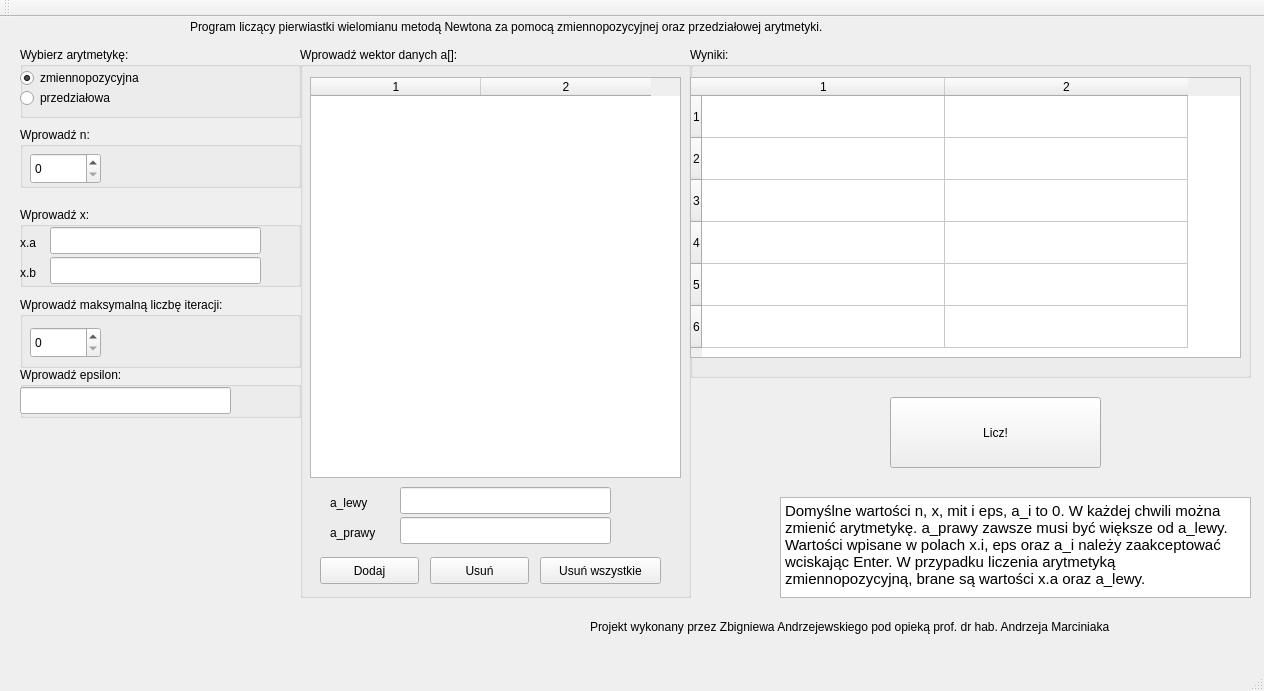
<?xml version="1.0" encoding="UTF-8"?>
<ui version="4.0">
 <class>MainWindow</class>
 <widget class="QMainWindow" name="MainWindow">
  <property name="geometry">
   <rect>
    <x>0</x>
    <y>0</y>
    <width>1264</width>
    <height>691</height>
   </rect>
  </property>
  <property name="windowTitle">
   <string>MainWindow</string>
  </property>
  <widget class="QWidget" name="centralWidget">
   <widget class="QLabel" name="title">
    <property name="geometry">
     <rect>
      <x>190</x>
      <y>0</y>
      <width>821</width>
      <height>20</height>
     </rect>
    </property>
    <property name="text">
     <string>Program liczący pierwiastki wielomianu metodą Newtona za pomocą zmiennopozycyjnej oraz przedziałowej arytmetyki.</string>
    </property>
   </widget>
   <widget class="QGroupBox" name="boxArithmeticChoice">
    <property name="geometry">
     <rect>
      <x>20</x>
      <y>30</y>
      <width>281</width>
      <height>71</height>
     </rect>
    </property>
    <property name="title">
     <string>Wybierz arytmetykę:</string>
    </property>
    <widget class="QRadioButton" name="radioButtonArithmeticNormal">
     <property name="geometry">
      <rect>
       <x>0</x>
       <y>20</y>
       <width>161</width>
       <height>22</height>
      </rect>
     </property>
     <property name="text">
      <string>zmiennopozycyjna</string>
     </property>
     <property name="checked">
      <bool>true</bool>
     </property>
    </widget>
    <widget class="QRadioButton" name="radioButtonArithmeticInterval">
     <property name="geometry">
      <rect>
       <x>0</x>
       <y>40</y>
       <width>117</width>
       <height>22</height>
      </rect>
     </property>
     <property name="text">
      <string>przedziałowa</string>
     </property>
    </widget>
   </widget>
   <widget class="QGroupBox" name="boxNChoice">
    <property name="geometry">
     <rect>
      <x>20</x>
      <y>110</y>
      <width>281</width>
      <height>61</height>
     </rect>
    </property>
    <property name="title">
     <string>Wprowadź n:</string>
    </property>
    <widget class="QSpinBox" name="spinBoxN">
     <property name="geometry">
      <rect>
       <x>10</x>
       <y>26</y>
       <width>71</width>
       <height>31</height>
      </rect>
     </property>
     <property name="maximum">
      <number>9999</number>
     </property>
    </widget>
   </widget>
   <widget class="QGroupBox" name="boxXChoice">
    <property name="geometry">
     <rect>
      <x>20</x>
      <y>190</y>
      <width>281</width>
      <height>80</height>
     </rect>
    </property>
    <property name="title">
     <string>Wprowadź x:</string>
    </property>
    <widget class="QLineEdit" name="lineEditX_a">
     <property name="geometry">
      <rect>
       <x>30</x>
       <y>20</y>
       <width>211</width>
       <height>27</height>
      </rect>
     </property>
     <property name="inputMethodHints">
      <set>Qt::ImhNone</set>
     </property>
     <property name="maxLength">
      <number>21</number>
     </property>
    </widget>
    <widget class="QLineEdit" name="lineEditX_b">
     <property name="geometry">
      <rect>
       <x>30</x>
       <y>50</y>
       <width>211</width>
       <height>27</height>
      </rect>
     </property>
     <property name="inputMethodHints">
      <set>Qt::ImhNone</set>
     </property>
     <property name="maxLength">
      <number>21</number>
     </property>
    </widget>
    <widget class="QLabel" name="labelX_a">
     <property name="geometry">
      <rect>
       <x>0</x>
       <y>20</y>
       <width>41</width>
       <height>31</height>
      </rect>
     </property>
     <property name="text">
      <string>x.a</string>
     </property>
    </widget>
    <widget class="QLabel" name="labelX_b">
     <property name="geometry">
      <rect>
       <x>0</x>
       <y>50</y>
       <width>41</width>
       <height>31</height>
      </rect>
     </property>
     <property name="text">
      <string>x.b</string>
     </property>
    </widget>
   </widget>
   <widget class="QGroupBox" name="boxMitChoice">
    <property name="geometry">
     <rect>
      <x>20</x>
      <y>280</y>
      <width>281</width>
      <height>71</height>
     </rect>
    </property>
    <property name="title">
     <string>Wprowadź maksymalną liczbę iteracji:</string>
    </property>
    <widget class="QSpinBox" name="spinBoxMit">
     <property name="geometry">
      <rect>
       <x>10</x>
       <y>30</y>
       <width>71</width>
       <height>31</height>
      </rect>
     </property>
     <property name="maximum">
      <number>9999</number>
     </property>
    </widget>
   </widget>
   <widget class="QGroupBox" name="boxEpsChoice">
    <property name="geometry">
     <rect>
      <x>20</x>
      <y>350</y>
      <width>281</width>
      <height>51</height>
     </rect>
    </property>
    <property name="title">
     <string>Wprowadź epsilon:</string>
    </property>
    <widget class="QLineEdit" name="lineEditEps">
     <property name="geometry">
      <rect>
       <x>0</x>
       <y>20</y>
       <width>211</width>
       <height>27</height>
      </rect>
     </property>
     <property name="inputMethodHints">
      <set>Qt::ImhNone</set>
     </property>
     <property name="maxLength">
      <number>21</number>
     </property>
    </widget>
   </widget>
   <widget class="QGroupBox" name="boxVector">
    <property name="geometry">
     <rect>
      <x>300</x>
      <y>30</y>
      <width>391</width>
      <height>551</height>
     </rect>
    </property>
    <property name="title">
     <string>Wprowadź wektor danych a[]:</string>
    </property>
    <widget class="QPushButton" name="pushButtonAiAdd">
     <property name="geometry">
      <rect>
       <x>20</x>
       <y>510</y>
       <width>99</width>
       <height>27</height>
      </rect>
     </property>
     <property name="text">
      <string>Dodaj</string>
     </property>
    </widget>
    <widget class="QPushButton" name="pushButtonAiRemove">
     <property name="geometry">
      <rect>
       <x>130</x>
       <y>510</y>
       <width>99</width>
       <height>27</height>
      </rect>
     </property>
     <property name="text">
      <string>Usuń</string>
     </property>
    </widget>
    <widget class="QTableWidget" name="tableWidgetVector">
     <property name="geometry">
      <rect>
       <x>10</x>
       <y>30</y>
       <width>371</width>
       <height>401</height>
      </rect>
     </property>
     <property name="columnCount">
      <number>2</number>
     </property>
     <attribute name="horizontalHeaderDefaultSectionSize">
      <number>170</number>
     </attribute>
     <attribute name="horizontalHeaderMinimumSectionSize">
      <number>57</number>
     </attribute>
     <column/>
     <column/>
    </widget>
    <widget class="QPushButton" name="pushButtonRemoveAll">
     <property name="geometry">
      <rect>
       <x>240</x>
       <y>510</y>
       <width>121</width>
       <height>27</height>
      </rect>
     </property>
     <property name="text">
      <string>Usuń wszystkie</string>
     </property>
    </widget>
    <widget class="QLineEdit" name="lineEditAi_a">
     <property name="geometry">
      <rect>
       <x>100</x>
       <y>440</y>
       <width>211</width>
       <height>27</height>
      </rect>
     </property>
     <property name="inputMethodHints">
      <set>Qt::ImhNone</set>
     </property>
     <property name="maxLength">
      <number>21</number>
     </property>
    </widget>
    <widget class="QLineEdit" name="lineEditAi_b">
     <property name="geometry">
      <rect>
       <x>100</x>
       <y>470</y>
       <width>211</width>
       <height>27</height>
      </rect>
     </property>
     <property name="inputMethodHints">
      <set>Qt::ImhNone</set>
     </property>
     <property name="maxLength">
      <number>21</number>
     </property>
    </widget>
    <widget class="QLabel" name="labelAi_a">
     <property name="geometry">
      <rect>
       <x>30</x>
       <y>440</y>
       <width>61</width>
       <height>31</height>
      </rect>
     </property>
     <property name="text">
      <string>a_lewy</string>
     </property>
    </widget>
    <widget class="QLabel" name="labelAi_b">
     <property name="geometry">
      <rect>
       <x>30</x>
       <y>470</y>
       <width>71</width>
       <height>31</height>
      </rect>
     </property>
     <property name="text">
      <string>a_prawy</string>
     </property>
    </widget>
   </widget>
   <widget class="QGroupBox" name="boxResults">
    <property name="geometry">
     <rect>
      <x>690</x>
      <y>30</y>
      <width>561</width>
      <height>331</height>
     </rect>
    </property>
    <property name="title">
     <string>Wyniki:</string>
    </property>
    <widget class="QTableWidget" name="tableWidgetResults">
     <property name="geometry">
      <rect>
       <x>0</x>
       <y>30</y>
       <width>551</width>
       <height>281</height>
      </rect>
     </property>
     <property name="rowCount">
      <number>6</number>
     </property>
     <property name="columnCount">
      <number>2</number>
     </property>
     <attribute name="horizontalHeaderDefaultSectionSize">
      <number>243</number>
     </attribute>
     <attribute name="verticalHeaderDefaultSectionSize">
      <number>42</number>
     </attribute>
     <row/>
     <row/>
     <row/>
     <row/>
     <row/>
     <row/>
     <column/>
     <column/>
    </widget>
   </widget>
   <widget class="QPushButton" name="pushButtonCount">
    <property name="geometry">
     <rect>
      <x>890</x>
      <y>380</y>
      <width>211</width>
      <height>71</height>
     </rect>
    </property>
    <property name="text">
     <string>Licz!</string>
    </property>
   </widget>
   <widget class="QLabel" name="labelAuthor">
    <property name="geometry">
     <rect>
      <x>590</x>
      <y>600</y>
      <width>661</width>
      <height>20</height>
     </rect>
    </property>
    <property name="text">
     <string>Projekt wykonany przez Zbigniewa Andrzejewskiego pod opieką prof. dr hab. Andrzeja Marciniaka</string>
    </property>
   </widget>
   <widget class="QTextBrowser" name="textBrowserInstruction">
    <property name="geometry">
     <rect>
      <x>780</x>
      <y>480</y>
      <width>471</width>
      <height>101</height>
     </rect>
    </property>
    <property name="html">
     <string>&lt;!DOCTYPE HTML PUBLIC &quot;-//W3C//DTD HTML 4.0//EN&quot; &quot;http://www.w3.org/TR/REC-html40/strict.dtd&quot;&gt;
&lt;html&gt;&lt;head&gt;&lt;meta name=&quot;qrichtext&quot; content=&quot;1&quot; /&gt;&lt;style type=&quot;text/css&quot;&gt;
p, li { white-space: pre-wrap; }
&lt;/style&gt;&lt;/head&gt;&lt;body style=&quot; font-family:'Ubuntu'; font-size:11pt; font-weight:400; font-style:normal;&quot;&gt;
&lt;p style=&quot; margin-top:0px; margin-bottom:0px; margin-left:0px; margin-right:0px; -qt-block-indent:0; text-indent:0px;&quot;&gt;Domyślne wartości n, x, mit i eps, a_i to 0. W każdej chwili można zmienić arytmetykę. a_prawy zawsze musi być większe od a_lewy. Wartości wpisane w polach x.i, eps oraz a_i należy zaakceptować wciskając Enter. W przypadku liczenia arytmetyką zmiennopozycyjną, brane są wartości x.a oraz a_lewy.&lt;/p&gt;&lt;/body&gt;&lt;/html&gt;</string>
    </property>
   </widget>
  </widget>
  <widget class="QMenuBar" name="menuBar">
   <property name="geometry">
    <rect>
     <x>0</x>
     <y>0</y>
     <width>1264</width>
     <height>25</height>
    </rect>
   </property>
  </widget>
  <widget class="QToolBar" name="mainToolBar">
   <attribute name="toolBarArea">
    <enum>TopToolBarArea</enum>
   </attribute>
   <attribute name="toolBarBreak">
    <bool>false</bool>
   </attribute>
  </widget>
  <widget class="QStatusBar" name="statusBar"/>
 </widget>
 <layoutdefault spacing="6" margin="11"/>
 <resources/>
 <connections/>
</ui>
